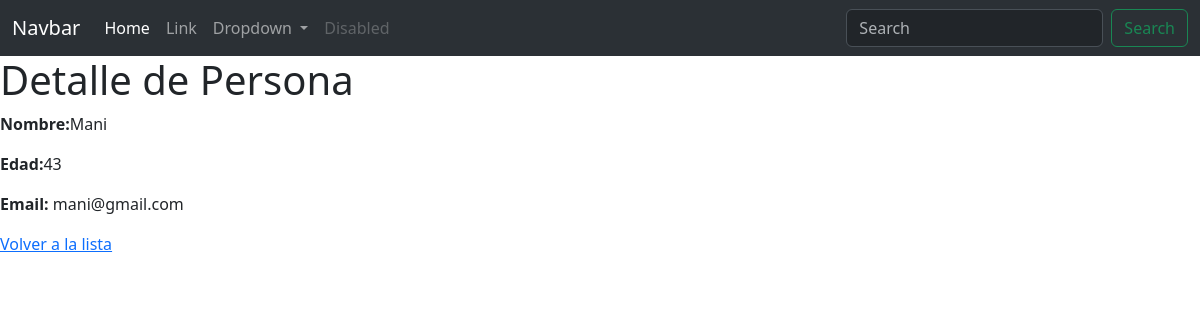
Before: /persona/detalle/3/ with the older database file.
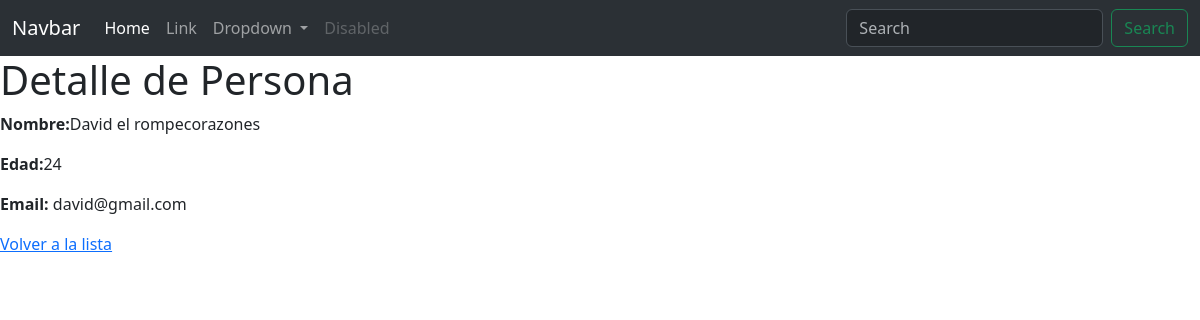
After: the same page with the newer database file.
### persona/models.py (models this page shows, shortened)
class Persona(models.Model):
    nombre = models.CharField(verbose_name= "Nombre Completo", max_length=50)
    edad = models.IntegerField(verbose_name= "Edad")
    email = models.EmailField(verbose_name="Correo Electronico", max_length=254)
    class Meta:
        verbose_name = ("Persona")
        verbose_name_plural = ("Personas")
    '''def get_absolute_url(self):
        return reverse("Persona_detail", kwargs={"pk": self.pk})'''

### persona/views.py (the view)
class PersonaDetailView(DetailView):
    model = Persona
    template_name = "persona/detalle.html"
    context_object_name = "persona"

### templates/persona/detalle.html
{% extends 'base.html' %}
{% block content %}
    <h1>Detalle de Persona</h1>
    <p><strong>Nombre:</strong>{{ persona.nombre }}</p>
    <p><strong>Edad:</strong>{{ persona.edad }}</p>
    <p><strong>Email:</strong> {{ persona.email }}</p>
    <a href="{% url 'persona:lista' %}">Volver a la lista</a>
{% endblock content %}

Changed rows visible on the page:
changed Persona: nombre "Mani" → "David el rompecorazones"; edad "43" → "24"; email "mani@gmail.com" → "david@gmail.com"
